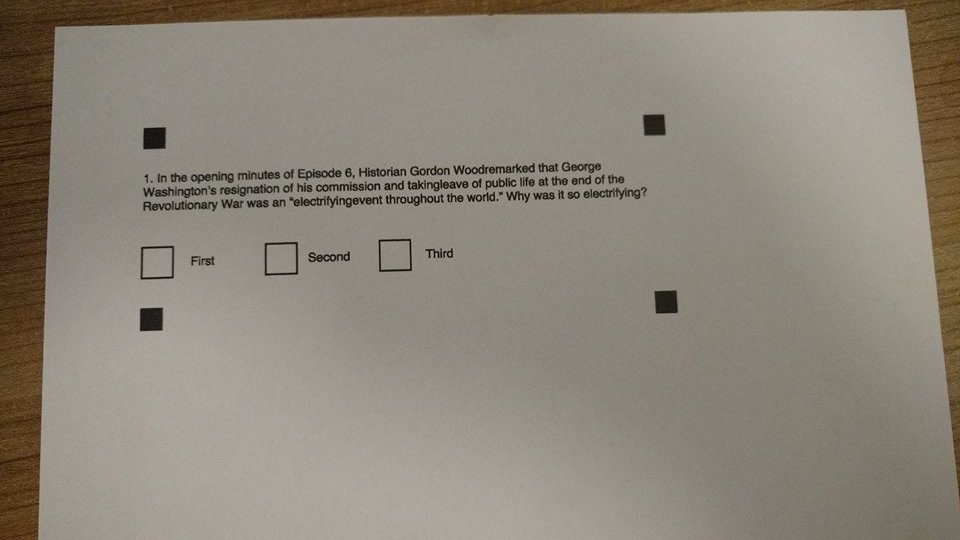
#> input picture test.jpg, 960 x 540 px
$ python a.py
#> lines starting #> are read from the running program, lines starting #| are printed output that depends on the picture; after the words box and inside, x2 and y2 are one past the last pixel; in counts of white or black regions, pixels touching at a corner belong together

import numpy as np
import cv2

img = cv2.imread('test.jpg',0)
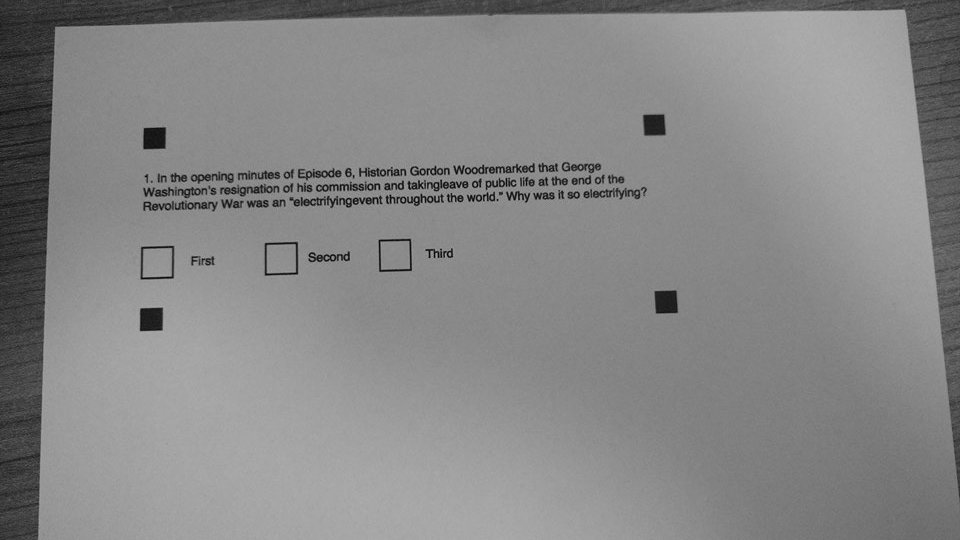
#> img: shape (540, 960); min 0, max 176, mean 134.8
blurred = cv2.GaussianBlur(img, (3, 3), 0)
edges = cv2.Canny(blurred,100,200)
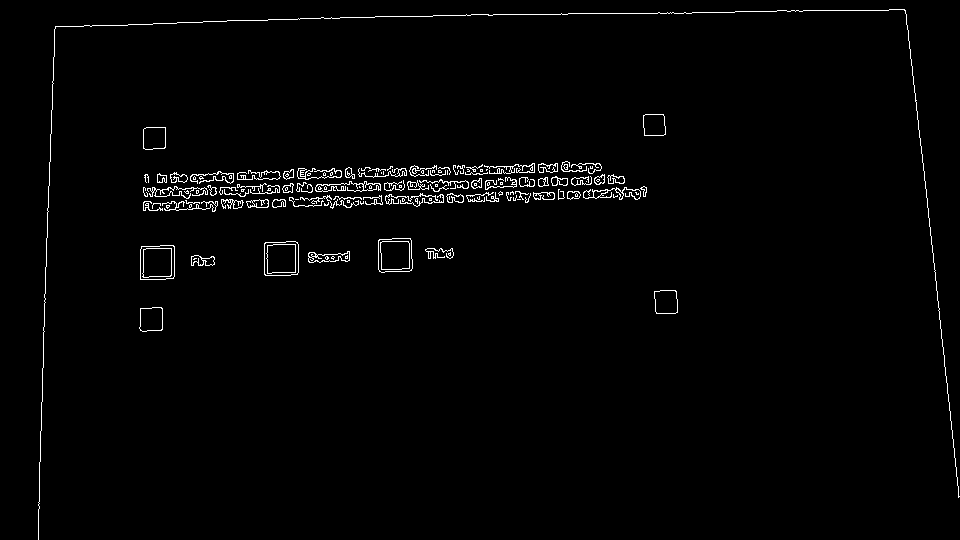
#> edges: shape (540, 960); 1.6% white in thin lines or dots
cv2.imshow('edges',edges)
cv2.waitKey(0)
cv2.destroyAllWindows()

$ run again, with answers.png saved as test.jpg
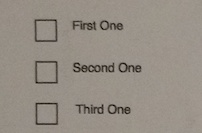
#> input picture answers.png, 202 x 133 px
#> `blurred = cv2.GaussianBlur(img, (3, 3), 0)`:
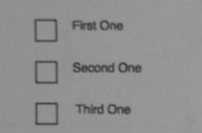
#> blurred: shape (133, 202); min 63, max 155, mean 143.5
#> `edges = cv2.Canny(blurred,100,200)`:
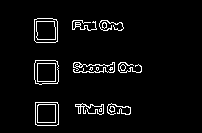
#> edges: shape (133, 202); 4.3% white in thin lines or dots, all inside (x1, y1, x2, y2) = (34, 18, 142, 126)
